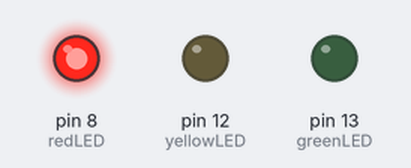
This sketch was run on a simulated Arduino Uno, built with avr-gcc and run on an emulated ATmega328P. On the bench: output pins drawn as LEDs (lit = HIGH).

Above: at 0.2 s.
At 1.2 s:
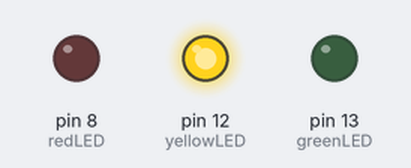
At 2.2 s:
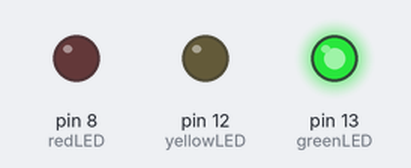
At 5.7 s:
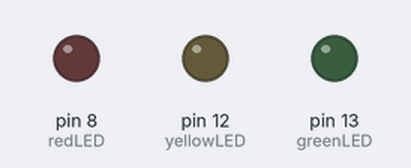
Timing chart, 0 to 6.9 s (numbered marks = the images above):
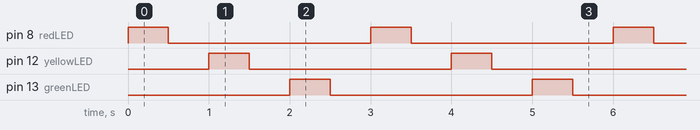

The sketch:

blink_3_LEDs.ino
```cpp
int redLED = 8;
int yellowLED = 12;
int greenLED = 13;

void blinkLED(int pin, int time);

void setup()
{
  pinMode(redLED, OUTPUT);
  pinMode(yellowLED, OUTPUT);
  pinMode(greenLED, OUTPUT);
}

void loop()
{
  blinkLED(redLED, 500);
  blinkLED(yellowLED, 500);
  blinkLED(greenLED, 500);
}

void blinkLED(int pin, int time) {
  digitalWrite(pin, HIGH);
  delay(time);
  digitalWrite(pin, LOW);
  delay(time);
}
```

Measured:
- by itself, pin 8 (redLED), pin 12 (yellowLED), pin 13 (greenLED): alternates HIGH for 0.50 s and LOW for 2.5 s
- by itself, everything shown: repeats every 3.0 s, in 6 steps
